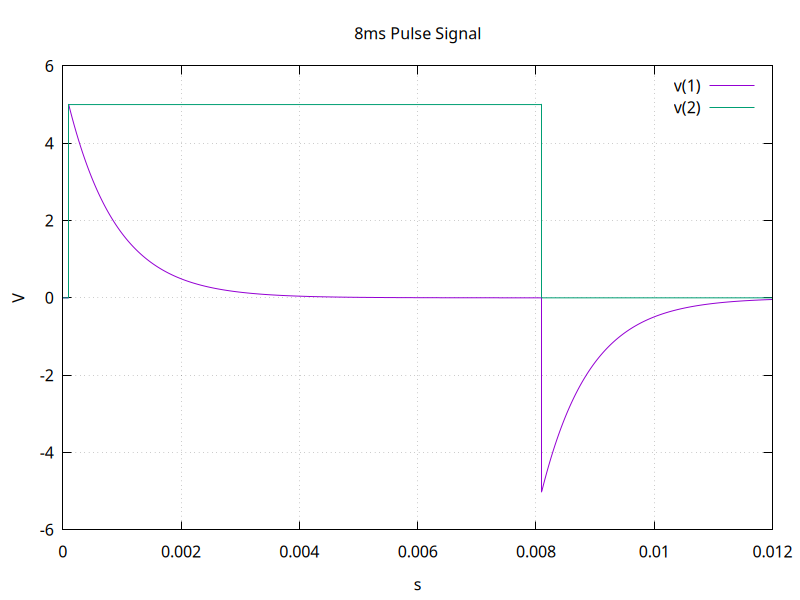

Source code (gnuplot):
set terminal pngcairo size 800,600
set output 'pulse4.png'
set encoding utf8
set termoption noenhanced
set title "8ms Pulse Signal"
set xlabel "s"
set ylabel "V"
set grid
unset logscale x 
set xrange [0.000000e+00:1.200000e-02]
unset logscale y 
set yrange [-6.000000e+00:6.000000e+00]
set format y "%g"
set format x "%g"
plot 'pulse4_data.txt' using 1:2 with lines lw 1 title "v(1)",\
'pulse4_data.txt' using 3:4 with lines lw 1 title "v(2)"
